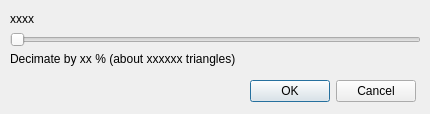
<?xml version="1.0" encoding="UTF-8"?>
<ui version="4.0">
 <class>CQDlgSlider</class>
 <widget class="QDialog" name="CQDlgSlider">
  <property name="geometry">
   <rect>
    <x>0</x>
    <y>0</y>
    <width>430</width>
    <height>114</height>
   </rect>
  </property>
  <property name="windowTitle">
   <string>Slider</string>
  </property>
  <property name="locale">
   <locale language="English" country="UnitedStates"/>
  </property>
  <widget class="QLabel" name="qqText2">
   <property name="geometry">
    <rect>
     <x>10</x>
     <y>50</y>
     <width>411</width>
     <height>18</height>
    </rect>
   </property>
   <property name="text">
    <string>Decimate by xx % (about xxxxxx triangles)</string>
   </property>
  </widget>
  <widget class="QSlider" name="qqSlider">
   <property name="geometry">
    <rect>
     <x>10</x>
     <y>30</y>
     <width>411</width>
     <height>20</height>
    </rect>
   </property>
   <property name="maximum">
    <number>100</number>
   </property>
   <property name="orientation">
    <enum>Qt::Horizontal</enum>
   </property>
  </widget>
  <widget class="QLabel" name="qqText1">
   <property name="geometry">
    <rect>
     <x>10</x>
     <y>10</y>
     <width>411</width>
     <height>18</height>
    </rect>
   </property>
   <property name="text">
    <string>xxxx</string>
   </property>
  </widget>
  <widget class="QDialogButtonBox" name="qqOkCancelButtons">
   <property name="geometry">
    <rect>
     <x>15</x>
     <y>80</y>
     <width>401</width>
     <height>23</height>
    </rect>
   </property>
   <property name="standardButtons">
    <set>QDialogButtonBox::Cancel|QDialogButtonBox::Ok</set>
   </property>
  </widget>
 </widget>
 <resources/>
 <connections/>
</ui>
